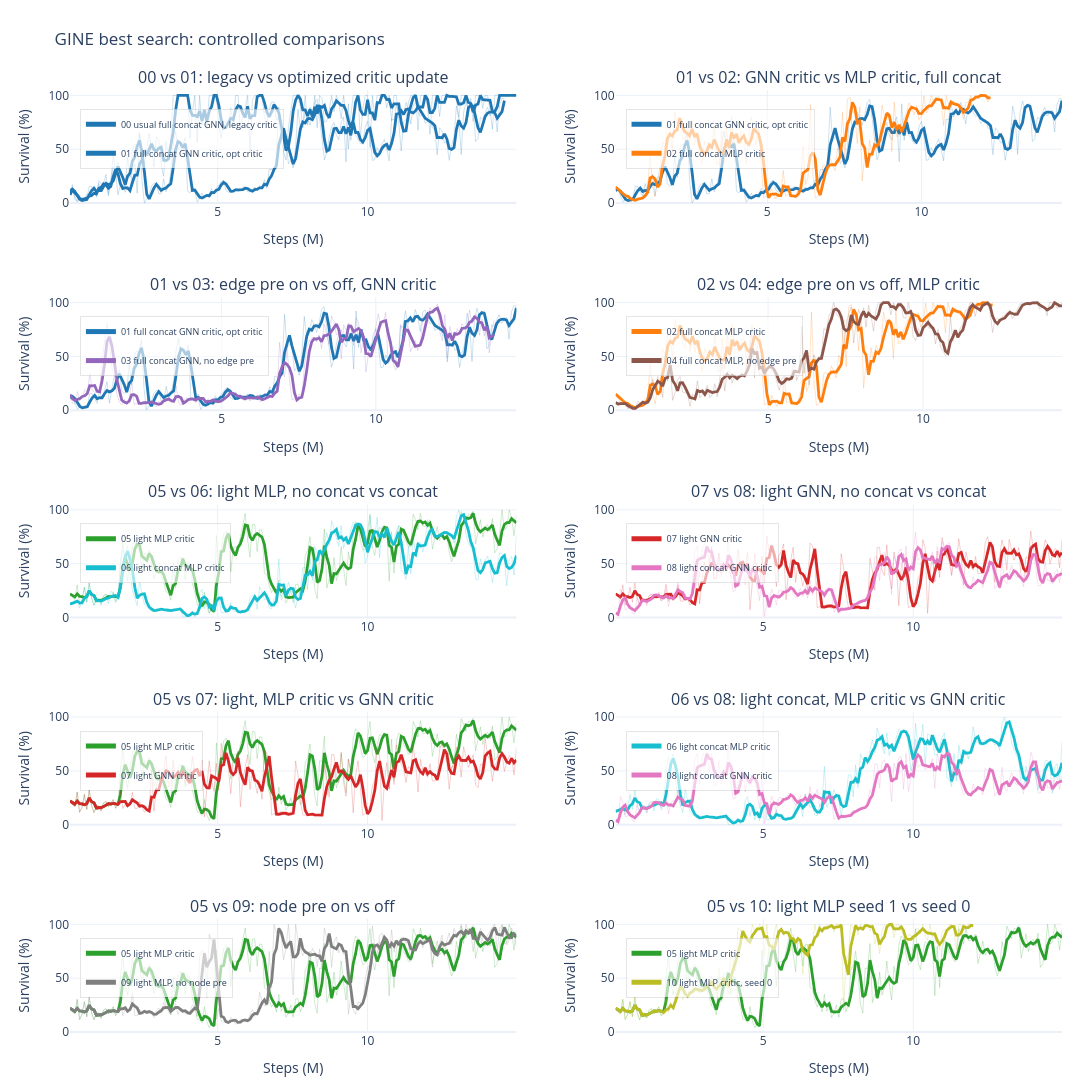

Notebook code cell kept with this figure:
### Code cell
# Controlled comparisons for gine_best_search.
# Each subplot changes one main knob, when both runs are available in history_df.
GINE_BEST_COMPARISONS = [
    (
        "00 vs 01: legacy vs optimized critic update",
        "best_00_rerun_usual_shared_gine_a4_concat_flat_s1",
        "best_01_full_concat_gnn_optcritic_s1",
    ),
    (
        "01 vs 02: GNN critic vs MLP critic, full concat",
        "best_01_full_concat_gnn_optcritic_s1",
        "best_02_full_concat_mlp_optcritic_s1",
    ),
    (
        "01 vs 03: edge pre on vs off, GNN critic",
        "best_01_full_concat_gnn_optcritic_s1",
        "best_03_full_concat_no_edge_gnn_optcritic_s1",
    ),
    (
        "02 vs 04: edge pre on vs off, MLP critic",
        "best_02_full_concat_mlp_optcritic_s1",
        "best_04_full_concat_no_edge_mlp_optcritic_s1",
    ),
    (
        "05 vs 06: light MLP, no concat vs concat",
        "best_05_light_mlp_s1",
        "best_06_light_concat_mlp_s1",
    ),
    (
        "07 vs 08: light GNN, no concat vs concat",
        "best_07_light_gnn_s1",
        "best_08_light_concat_gnn_s1",
    ),
    (
        "05 vs 07: light, MLP critic vs GNN critic",
        "best_05_light_mlp_s1",
        "best_07_light_gnn_s1",
    ),
    (
        "06 vs 08: light concat, MLP critic vs GNN critic",
        "best_06_light_concat_mlp_s1",
        "best_08_light_concat_gnn_s1",
    ),
    (
        "05 vs 09: node pre on vs off",
        "best_05_light_mlp_s1",
        "best_09_light_no_node_pre_mlp_s1",
    ),
    (
        "05 vs 10: light MLP seed 1 vs seed 0",
        "best_05_light_mlp_s1",
        "best_10_rerun_light_mlp_s0",
    ),
]


def gine_best_pair(left, right):
    specs = []
    for run_name in [left, right]:
        resolved_name = GINE_BEST_RUN_NAMES.get(run_name)
        if resolved_name is None:
            continue
        label = GINE_BEST_LABELS.get(run_name, run_name)
        specs.append(make_run(resolved_name, color=GINE_BEST_COLORS.get(run_name), label=label))
    return specs


gine_best_pair_groups = []
for title, left, right in GINE_BEST_COMPARISONS:
    specs = gine_best_pair(left, right)
    if len(specs) == 2:
        gine_best_pair_groups.append((title, specs))
    else:
        print(f"Skipping comparison with missing data: {title}")

fig_gine_best_pairs = plot_run_groups(
    gine_best_pair_groups,
    split="test",
    smooth=3,
    show_raw=True,
    title="GINE best search: controlled comparisons",
    y_range=[0, 105],
    ncols=2,
    subplot_height=380,
    width=1600,
    save_name="gine_best_search_controlled_comparisons",
)
fig_gine_best_pairs

### Figure 1 — Plotly figure (JSON) as saved in the notebook; plotly's stock layout.template omitted (floating-point values rounded to 4 significant figures; data arrays with more than 128 entries replaced by an {"elided": "..."} marker saying what was removed)
{"data": [{"hovertemplate": "<b>%{fullData.name}</b><br>metric: test/charts/episodic_survival<br>step: %{x:.2f}M<br>value: %{y:.3f}<extra></extra>", "legend": "legend", "legendgroup": "subplot1:00 usual full concat GNN, legacy critic", "line": {"color": "#1f77b4", "dash": "solid", "width": 1}, "mode": "lines", "name": "00 usual full concat GNN, legacy critic raw", "opacity": 0.22, "showlegend": false, "type": "scatter", "x": {"elided": "187 float values"}, "xaxis": "x", "y": {"elided": "187 float values"}, "yaxis": "y"}, {"hovertemplate": "<b>%{fullData.name}</b><br>metric: test/charts/episodic_survival<br>step: %{x:.2f}M<br>value: %{y:.3f}<extra></extra>", "legend": "legend", "legendgroup": "subplot1:00 usual full concat GNN, legacy critic", "line": {"color": "#1f77b4", "dash": "solid", "width": 2.8}, "mode": "lines", "name": "00 usual full concat GNN, legacy critic", "showlegend": true, "type": "scatter", "x": {"elided": "187 float values"}, "xaxis": "x", "y": {"elided": "187 float values"}, "yaxis": "y"}, {"hovertemplate": "<b>%{fullData.name}</b><br>metric: test/charts/episodic_survival<br>step: %{x:.2f}M<br>value: %{y:.3f}<extra></extra>", "legend": "legend", "legendgroup": "subplot1:01 full concat GNN critic, opt critic", "line": {"color": "#1f77b4", "dash": "solid", "width": 1}, "mode": "lines", "name": "01 full concat GNN critic, opt critic raw", "opacity": 0.22, "showlegend": false, "type": "scatter", "x": {"elided": "182 float values"}, "xaxis": "x", "y": {"elided": "182 float values"}, "yaxis": "y"}, {"hovertemplate": "<b>%{fullData.name}</b><br>metric: test/charts/episodic_survival<br>step: %{x:.2f}M<br>value: %{y:.3f}<extra></extra>", "legend": "legend", "legendgroup": "subplot1:01 full concat GNN critic, opt critic", "line": {"color": "#1f77b4", "dash": "solid", "width": 2.8}, "mode": "lines", "name": "01 full concat GNN critic, opt critic", "showlegend": true, "type": "scatter", "x": {"elided": "182 float values"}, "xaxis": "x", "y": {"elided": "182 float values"}, "yaxis": "y"}, {"hovertemplate": "<b>%{fullData.name}</b><br>metric: test/charts/episodic_survival<br>step: %{x:.2f}M<br>value: %{y:.3f}<extra></extra>", "legend": "legend2", "legendgroup": "subplot2:01 full concat GNN critic, opt critic", "line": {"color": "#1f77b4", "dash": "solid", "width": 1}, "mode": "lines", "name": "01 full concat GNN critic, opt critic raw", "opacity": 0.22, "showlegend": false, "type": "scatter", "x": {"elided": "182 float values"}, "xaxis": "x2", "y": {"elided": "182 float values"}, "yaxis": "y2"}, {"hovertemplate": "<b>%{fullData.name}</b><br>metric: test/charts/episodic_survival<br>step: %{x:.2f}M<br>value: %{y:.3f}<extra></extra>", "legend": "legend2", "legendgroup": "subplot2:01 full concat GNN critic, opt critic", "line": {"color": "#1f77b4", "dash": "solid", "width": 2.8}, "mode": "lines", "name": "01 full concat GNN critic, opt critic", "showlegend": true, "type": "scatter", "x": {"elided": "182 float values"}, "xaxis": "x2", "y": {"elided": "182 float values"}, "yaxis": "y2"}, {"hovertemplate": "<b>%{fullData.name}</b><br>metric: test/charts/episodic_survival<br>step: %{x:.2f}M<br>value: %{y:.3f}<extra></extra>", "legend": "legend2", "legendgroup": "subplot2:02 full concat MLP critic", "line": {"color": "#ff7f0e", "dash": "solid", "width": 1}, "mode": "lines", "name": "02 full concat MLP critic raw", "opacity": 0.22, "showlegend": false, "type": "scatter", "x": {"elided": "153 float values"}, "xaxis": "x2", "y": {"elided": "153 float values"}, "yaxis": "y2"}, {"hovertemplate": "<b>%{fullData.name}</b><br>metric: test/charts/episodic_survival<br>step: %{x:.2f}M<br>value: %{y:.3f}<extra></extra>", "legend": "legend2", "legendgroup": "subplot2:02 full concat MLP critic", "line": {"color": "#ff7f0e", "dash": "solid", "width": 2.8}, "mode": "lines", "name": "02 full concat MLP critic", "showlegend": true, "type": "scatter", "x": {"elided": "153 float values"}, "xaxis": "x2", "y": {"elided": "153 float values"}, "yaxis": "y2"}, {"hovertemplate": "<b>%{fullData.name}</b><br>metric: test/charts/episodic_survival<br>step: %{x:.2f}M<br>value: %{y:.3f}<extra></extra>", "legend": "legend3", "legendgroup": "subplot3:01 full concat GNN critic, opt critic", "line": {"color": "#1f77b4", "dash": "solid", "width": 1}, "mode": "lines", "name": "01 full concat GNN critic, opt critic raw", "opacity": 0.22, "showlegend": false, "type": "scatter", "x": {"elided": "182 float values"}, "xaxis": "x3", "y": {"elided": "182 float values"}, "yaxis": "y3"}, {"hovertemplate": "<b>%{fullData.name}</b><br>metric: test/charts/episodic_survival<br>step: %{x:.2f}M<br>value: %{y:.3f}<extra></extra>", "legend": "legend3", "legendgroup": "subplot3:01 full concat GNN critic, opt critic", "line": {"color": "#1f77b4", "dash": "solid", "width": 2.8}, "mode": "lines", "name": "01 full concat GNN critic, opt critic", "showlegend": true, "type": "scatter", "x": {"elided": "182 float values"}, "xaxis": "x3", "y": {"elided": "182 float values"}, "yaxis": "y3"}, {"hovertemplate": "<b>%{fullData.name}</b><br>metric: test/charts/episodic_survival<br>step: %{x:.2f}M<br>value: %{y:.3f}<extra></extra>", "legend": "legend3", "legendgroup": "subplot3:03 full concat GNN, no edge pre", "line": {"color": "#9467bd", "dash": "solid", "width": 1}, "mode": "lines", "name": "03 full concat GNN, no edge pre raw", "opacity": 0.22, "showlegend": false, "type": "scatter", "x": {"elided": "173 float values"}, "xaxis": "x3", "y": {"elided": "173 float values"}, "yaxis": "y3"}, {"hovertemplate": "<b>%{fullData.name}</b><br>metric: test/charts/episodic_survival<br>step: %{x:.2f}M<br>value: %{y:.3f}<extra></extra>", "legend": "legend3", "legendgroup": "subplot3:03 full concat GNN, no edge pre", "line": {"color": "#9467bd", "dash": "solid", "width": 2.8}, "mode": "lines", "name": "03 full concat GNN, no edge pre", "showlegend": true, "type": "scatter", "x": {"elided": "173 float values"}, "xaxis": "x3", "y": {"elided": "173 float values"}, "yaxis": "y3"}, {"hovertemplate": "<b>%{fullData.name}</b><br>metric: test/charts/episodic_survival<br>step: %{x:.2f}M<br>value: %{y:.3f}<extra></extra>", "legend": "legend4", "legendgroup": "subplot4:02 full concat MLP critic", "line": {"color": "#ff7f0e", "dash": "solid", "width": 1}, "mode": "lines", "name": "02 full concat MLP critic raw", "opacity": 0.22, "showlegend": false, "type": "scatter", "x": {"elided": "153 float values"}, "xaxis": "x4", "y": {"elided": "153 float values"}, "yaxis": "y4"}, {"hovertemplate": "<b>%{fullData.name}</b><br>metric: test/charts/episodic_survival<br>step: %{x:.2f}M<br>value: %{y:.3f}<extra></extra>", "legend": "legend4", "legendgroup": "subplot4:02 full concat MLP critic", "line": {"color": "#ff7f0e", "dash": "solid", "width": 2.8}, "mode": "lines", "name": "02 full concat MLP critic", "showlegend": true, "type": "scatter", "x": {"elided": "153 float values"}, "xaxis": "x4", "y": {"elided": "153 float values"}, "yaxis": "y4"}, {"hovertemplate": "<b>%{fullData.name}</b><br>metric: test/charts/episodic_survival<br>step: %{x:.2f}M<br>value: %{y:.3f}<extra></extra>", "legend": "legend4", "legendgroup": "subplot4:04 full concat MLP, no edge pre", "line": {"color": "#8c564b", "dash": "solid", "width": 1}, "mode": "lines", "name": "04 full concat MLP, no edge pre raw", "opacity": 0.22, "showlegend": false, "type": "scatter", "x": {"elided": "181 float values"}, "xaxis": "x4", "y": {"elided": "181 float values"}, "yaxis": "y4"}, {"hovertemplate": "<b>%{fullData.name}</b><br>metric: test/charts/episodic_survival<br>step: %{x:.2f}M<br>value: %{y:.3f}<extra></extra>", "legend": "legend4", "legendgroup": "subplot4:04 full concat MLP, no edge pre", "line": {"color": "#8c564b", "dash": "solid", "width": 2.8}, "mode": "lines", "name": "04 full concat MLP, no edge pre", "showlegend": true, "type": "scatter", "x": {"elided": "181 float values"}, "xaxis": "x4", "y": {"elided": "181 float values"}, "yaxis": "y4"}, {"hovertemplate": "<b>%{fullData.name}</b><br>metric: test/charts/episodic_survival<br>step: %{x:.2f}M<br>value: %{y:.3f}<extra></extra>", "legend": "legend5", "legendgroup": "subplot5:05 light MLP critic", "line": {"color": "#2ca02c", "dash": "solid", "width": 1}, "mode": "lines", "name": "05 light MLP critic raw", "opacity": 0.22, "showlegend": false, "type": "scatter", "x": {"elided": "187 float values"}, "xaxis": "x5", "y": {"elided": "187 float values"}, "yaxis": "y5"}, {"hovertemplate": "<b>%{fullData.name}</b><br>metric: test/charts/episodic_survival<br>step: %{x:.2f}M<br>value: %{y:.3f}<extra></extra>", "legend": "legend5", "legendgroup": "subplot5:05 light MLP critic", "line": {"color": "#2ca02c", "dash": "solid", "width": 2.8}, "mode": "lines", "name": "05 light MLP critic", "showlegend": true, "type": "scatter", "x": {"elided": "187 float values"}, "xaxis": "x5", "y": {"elided": "187 float values"}, "yaxis": "y5"}, {"hovertemplate": "<b>%{fullData.name}</b><br>metric: test/charts/episodic_survival<br>step: %{x:.2f}M<br>value: %{y:.3f}<extra></extra>", "legend": "legend5", "legendgroup": "subplot5:06 light concat MLP critic", "line": {"color": "#17becf", "dash": "solid", "width": 1}, "mode": "lines", "name": "06 light concat MLP critic raw", "opacity": 0.22, "showlegend": false, "type": "scatter", "x": {"elided": "187 float values"}, "xaxis": "x5", "y": {"elided": "187 float values"}, "yaxis": "y5"}, {"hovertemplate": "<b>%{fullData.name}</b><br>metric: test/charts/episodic_survival<br>step: %{x:.2f}M<br>value: %{y:.3f}<extra></extra>", "legend": "legend5", "legendgroup": "subplot5:06 light concat MLP critic", "line": {"color": "#17becf", "dash": "solid", "width": 2.8}, "mode": "lines", "name": "06 light concat MLP critic", "showlegend": true, "type": "scatter", "x": {"elided": "187 float values"}, "xaxis": "x5", "y": {"elided": "187 float values"}, "yaxis": "y5"}, {"hovertemplate": "<b>%{fullData.name}</b><br>metric: test/charts/episodic_survival<br>step: %{x:.2f}M<br>value: %{y:.3f}<extra></extra>", "legend": "legend6", "legendgroup": "subplot6:07 light GNN critic", "line": {"color": "#d62728", "dash": "solid", "width": 1}, "mode": "lines", "name": "07 light GNN critic raw", "opacity": 0.22, "showlegend": false, "type": "scatter", "x": {"elided": "187 float values"}, "xaxis": "x6", "y": {"elided": "187 float values"}, "yaxis": "y6"}, {"hovertemplate": "<b>%{fullData.name}</b><br>metric: test/charts/episodic_survival<br>step: %{x:.2f}M<br>value: %{y:.3f}<extra></extra>", "legend": "legend6", "legendgroup": "subplot6:07 light GNN critic", "line": {"color": "#d62728", "dash": "solid", "width": 2.8}, "mode": "lines", "name": "07 light GNN critic", "showlegend": true, "type": "scatter", "x": {"elided": "187 float values"}, "xaxis": "x6", "y": {"elided": "187 float values"}, "yaxis": "y6"}, {"hovertemplate": "<b>%{fullData.name}</b><br>metric: test/charts/episodic_survival<br>step: %{x:.2f}M<br>value: %{y:.3f}<extra></extra>", "legend": "legend6", "legendgroup": "subplot6:08 light concat GNN critic", "line": {"color": "#e377c2", "dash": "solid", "width": 1}, "mode": "lines", "name": "08 light concat GNN critic raw", "opacity": 0.22, "showlegend": false, "type": "scatter", "x": {"elided": "187 float values"}, "xaxis": "x6", "y": {"elided": "187 float values"}, "yaxis": "y6"}, {"hovertemplate": "<b>%{fullData.name}</b><br>metric: test/charts/episodic_survival<br>step: %{x:.2f}M<br>value: %{y:.3f}<extra></extra>", "legend": "legend6", "legendgroup": "subplot6:08 light concat GNN critic", "line": {"color": "#e377c2", "dash": "solid", "width": 2.8}, "mode": "lines", "name": "08 light concat GNN critic", "showlegend": true, "type": "scatter", "x": {"elided": "187 float values"}, "xaxis": "x6", "y": {"elided": "187 float values"}, "yaxis": "y6"}, {"hovertemplate": "<b>%{fullData.name}</b><br>metric: test/charts/episodic_survival<br>step: %{x:.2f}M<br>value: %{y:.3f}<extra></extra>", "legend": "legend7", "legendgroup": "subplot7:05 light MLP critic", "line": {"color": "#2ca02c", "dash": "solid", "width": 1}, "mode": "lines", "name": "05 light MLP critic raw", "opacity": 0.22, "showlegend": false, "type": "scatter", "x": {"elided": "187 float values"}, "xaxis": "x7", "y": {"elided": "187 float values"}, "yaxis": "y7"}, {"hovertemplate": "<b>%{fullData.name}</b><br>metric: test/charts/episodic_survival<br>step: %{x:.2f}M<br>value: %{y:.3f}<extra></extra>", "legend": "legend7", "legendgroup": "subplot7:05 light MLP critic", "line": {"color": "#2ca02c", "dash": "solid", "width": 2.8}, "mode": "lines", "name": "05 light MLP critic", "showlegend": true, "type": "scatter", "x": {"elided": "187 float values"}, "xaxis": "x7", "y": {"elided": "187 float values"}, "yaxis": "y7"}, {"hovertemplate": "<b>%{fullData.name}</b><br>metric: test/charts/episodic_survival<br>step: %{x:.2f}M<br>value: %{y:.3f}<extra></extra>", "legend": "legend7", "legendgroup": "subplot7:07 light GNN critic", "line": {"color": "#d62728", "dash": "solid", "width": 1}, "mode": "lines", "name": "07 light GNN critic raw", "opacity": 0.22, "showlegend": false, "type": "scatter", "x": {"elided": "187 float values"}, "xaxis": "x7", "y": {"elided": "187 float values"}, "yaxis": "y7"}, {"hovertemplate": "<b>%{fullData.name}</b><br>metric: test/charts/episodic_survival<br>step: %{x:.2f}M<br>value: %{y:.3f}<extra></extra>", "legend": "legend7", "legendgroup": "subplot7:07 light GNN critic", "line": {"color": "#d62728", "dash": "solid", "width": 2.8}, "mode": "lines", "name": "07 light GNN critic", "showlegend": true, "type": "scatter", "x": {"elided": "187 float values"}, "xaxis": "x7", "y": {"elided": "187 float values"}, "yaxis": "y7"}, {"hovertemplate": "<b>%{fullData.name}</b><br>metric: test/charts/episodic_survival<br>step: %{x:.2f}M<br>value: %{y:.3f}<extra></extra>", "legend": "legend8", "legendgroup": "subplot8:06 light concat MLP critic", "line": {"color": "#17becf", "dash": "solid", "width": 1}, "mode": "lines", "name": "06 light concat MLP critic raw", "opacity": 0.22, "showlegend": false, "type": "scatter", "x": {"elided": "187 float values"}, "xaxis": "x8", "y": {"elided": "187 float values"}, "yaxis": "y8"}, {"hovertemplate": "<b>%{fullData.name}</b><br>metric: test/charts/episodic_survival<br>step: %{x:.2f}M<br>value: %{y:.3f}<extra></extra>", "legend": "legend8", "legendgroup": "subplot8:06 light concat MLP critic", "line": {"color": "#17becf", "dash": "solid", "width": 2.8}, "mode": "lines", "name": "06 light concat MLP critic", "showlegend": true, "type": "scatter", "x": {"elided": "187 float values"}, "xaxis": "x8", "y": {"elided": "187 float values"}, "yaxis": "y8"}, {"hovertemplate": "<b>%{fullData.name}</b><br>metric: test/charts/episodic_survival<br>step: %{x:.2f}M<br>value: %{y:.3f}<extra></extra>", "legend": "legend8", "legendgroup": "subplot8:08 light concat GNN critic", "line": {"color": "#e377c2", "dash": "solid", "width": 1}, "mode": "lines", "name": "08 light concat GNN critic raw", "opacity": 0.22, "showlegend": false, "type": "scatter", "x": {"elided": "187 float values"}, "xaxis": "x8", "y": {"elided": "187 float values"}, "yaxis": "y8"}, {"hovertemplate": "<b>%{fullData.name}</b><br>metric: test/charts/episodic_survival<br>step: %{x:.2f}M<br>value: %{y:.3f}<extra></extra>", "legend": "legend8", "legendgroup": "subplot8:08 light concat GNN critic", "line": {"color": "#e377c2", "dash": "solid", "width": 2.8}, "mode": "lines", "name": "08 light concat GNN critic", "showlegend": true, "type": "scatter", "x": {"elided": "187 float values"}, "xaxis": "x8", "y": {"elided": "187 float values"}, "yaxis": "y8"}, {"hovertemplate": "<b>%{fullData.name}</b><br>metric: test/charts/episodic_survival<br>step: %{x:.2f}M<br>value: %{y:.3f}<extra></extra>", "legend": "legend9", "legendgroup": "subplot9:05 light MLP critic", "line": {"color": "#2ca02c", "dash": "solid", "width": 1}, "mode": "lines", "name": "05 light MLP critic raw", "opacity": 0.22, "showlegend": false, "type": "scatter", "x": {"elided": "187 float values"}, "xaxis": "x9", "y": {"elided": "187 float values"}, "yaxis": "y9"}, {"hovertemplate": "<b>%{fullData.name}</b><br>metric: test/charts/episodic_survival<br>step: %{x:.2f}M<br>value: %{y:.3f}<extra></extra>", "legend": "legend9", "legendgroup": "subplot9:05 light MLP critic", "line": {"color": "#2ca02c", "dash": "solid", "width": 2.8}, "mode": "lines", "name": "05 light MLP critic", "showlegend": true, "type": "scatter", "x": {"elided": "187 float values"}, "xaxis": "x9", "y": {"elided": "187 float values"}, "yaxis": "y9"}, {"hovertemplate": "<b>%{fullData.name}</b><br>metric: test/charts/episodic_survival<br>step: %{x:.2f}M<br>value: %{y:.3f}<extra></extra>", "legend": "legend9", "legendgroup": "subplot9:09 light MLP, no node pre", "line": {"color": "#7f7f7f", "dash": "solid", "width": 1}, "mode": "lines", "name": "09 light MLP, no node pre raw", "opacity": 0.22, "showlegend": false, "type": "scatter", "x": {"elided": "187 float values"}, "xaxis": "x9", "y": {"elided": "187 float values"}, "yaxis": "y9"}, {"hovertemplate": "<b>%{fullData.name}</b><br>metric: test/charts/episodic_survival<br>step: %{x:.2f}M<br>value: %{y:.3f}<extra></extra>", "legend": "legend9", "legendgroup": "subplot9:09 light MLP, no node pre", "line": {"color": "#7f7f7f", "dash": "solid", "width": 2.8}, "mode": "lines", "name": "09 light MLP, no node pre", "showlegend": true, "type": "scatter", "x": {"elided": "187 float values"}, "xaxis": "x9", "y": {"elided": "187 float values"}, "yaxis": "y9"}, {"hovertemplate": "<b>%{fullData.name}</b><br>metric: test/charts/episodic_survival<br>step: %{x:.2f}M<br>value: %{y:.3f}<extra></extra>", "legend": "legend10", "legendgroup": "subplot10:05 light MLP critic", "line": {"color": "#2ca02c", "dash": "solid", "width": 1}, "mode": "lines", "name": "05 light MLP critic raw", "opacity": 0.22, "showlegend": false, "type": "scatter", "x": {"elided": "187 float values"}, "xaxis": "x10", "y": {"elided": "187 float values"}, "yaxis": "y10"}, {"hovertemplate": "<b>%{fullData.name}</b><br>metric: test/charts/episodic_survival<br>step: %{x:.2f}M<br>value: %{y:.3f}<extra></extra>", "legend": "legend10", "legendgroup": "subplot10:05 light MLP critic", "line": {"color": "#2ca02c", "dash": "solid", "width": 2.8}, "mode": "lines", "name": "05 light MLP critic", "showlegend": true, "type": "scatter", "x": {"elided": "187 float values"}, "xaxis": "x10", "y": {"elided": "187 float values"}, "yaxis": "y10"}, {"hovertemplate": "<b>%{fullData.name}</b><br>metric: test/charts/episodic_survival<br>step: %{x:.2f}M<br>value: %{y:.3f}<extra></extra>", "legend": "legend10", "legendgroup": "subplot10:10 light MLP critic, seed 0", "line": {"color": "#bcbd22", "dash": "solid", "width": 1}, "mode": "lines", "name": "10 light MLP critic, seed 0 raw", "opacity": 0.22, "showlegend": false, "type": "scatter", "x": {"elided": "150 float values"}, "xaxis": "x10", "y": {"elided": "150 float values"}, "yaxis": "y10"}, {"hovertemplate": "<b>%{fullData.name}</b><br>metric: test/charts/episodic_survival<br>step: %{x:.2f}M<br>value: %{y:.3f}<extra></extra>", "legend": "legend10", "legendgroup": "subplot10:10 light MLP critic, seed 0", "line": {"color": "#bcbd22", "dash": "solid", "width": 2.8}, "mode": "lines", "name": "10 light MLP critic, seed 0", "showlegend": true, "type": "scatter", "x": {"elided": "150 float values"}, "xaxis": "x10", "y": {"elided": "150 float values"}, "yaxis": "y10"}], "layout": {"annotations": [{"font": {"size": 16}, "showarrow": false, "text": "00 vs 01: legacy vs optimized critic update", "x": 0.225, "xanchor": "center", "xref": "paper", "y": 1, "yanchor": "bottom", "yref": "paper"}, {"font": {"size": 16}, "showarrow": false, "text": "01 vs 02: GNN critic vs MLP critic, full concat", "x": 0.775, "xanchor": "center", "xref": "paper", "y": 1, "yanchor": "bottom", "yref": "paper"}, {"font": {"size": 16}, "showarrow": false, "text": "01 vs 03: edge pre on vs off, GNN critic", "x": 0.225, "xanchor": "center", "xref": "paper", "y": 0.78, "yanchor": "bottom", "yref": "paper"}, {"font": {"size": 16}, "showarrow": false, "text": "02 vs 04: edge pre on vs off, MLP critic", "x": 0.775, "xanchor": "center", "xref": "paper", "y": 0.78, "yanchor": "bottom", "yref": "paper"}, {"font": {"size": 16}, "showarrow": false, "text": "05 vs 06: light MLP, no concat vs concat", "x": 0.225, "xanchor": "center", "xref": "paper", "y": 0.56, "yanchor": "bottom", "yref": "paper"}, {"font": {"size": 16}, "showarrow": false, "text": "07 vs 08: light GNN, no concat vs concat", "x": 0.775, "xanchor": "center", "xref": "paper", "y": 0.56, "yanchor": "bottom", "yref": "paper"}, {"font": {"size": 16}, "showarrow": false, "text": "05 vs 07: light, MLP critic vs GNN critic", "x": 0.225, "xanchor": "center", "xref": "paper", "y": 0.34, "yanchor": "bottom", "yref": "paper"}, {"font": {"size": 16}, "showarrow": false, "text": "06 vs 08: light concat, MLP critic vs GNN critic", "x": 0.775, "xanchor": "center", "xref": "paper", "y": 0.34, "yanchor": "bottom", "yref": "paper"}, {"font": {"size": 16}, "showarrow": false, "text": "05 vs 09: node pre on vs off", "x": 0.225, "xanchor": "center", "xref": "paper", "y": 0.12, "yanchor": "bottom", "yref": "paper"}, {"font": {"size": 16}, "showarrow": false, "text": "05 vs 10: light MLP seed 1 vs seed 0", "x": 0.775, "xanchor": "center", "xref": "paper", "y": 0.12, "yanchor": "bottom", "yref": "paper"}], "height": 1900, "hovermode": "x unified", "legend": {"bgcolor": "rgba(255,255,255,0.62)", "bordercolor": "rgba(0,0,0,0.10)", "borderwidth": 1, "font": {"size": 9}, "itemsizing": "constant", "orientation": "v", "x": 0.01, "xanchor": "left", "y": 0.98, "yanchor": "top"}, "legend10": {"bgcolor": "rgba(255,255,255,0.62)", "bordercolor": "rgba(0,0,0,0.10)", "borderwidth": 1, "font": {"size": 9}, "itemsizing": "constant", "orientation": "v", "x": 0.56, "xanchor": "left", "y": 0.1, "yanchor": "top"}, "legend2": {"bgcolor": "rgba(255,255,255,0.62)", "bordercolor": "rgba(0,0,0,0.10)", "borderwidth": 1, "font": {"size": 9}, "itemsizing": "constant", "orientation": "v", "x": 0.56, "xanchor": "left", "y": 0.98, "yanchor": "top"}, "legend3": {"bgcolor": "rgba(255,255,255,0.62)", "bordercolor": "rgba(0,0,0,0.10)", "borderwidth": 1, "font": {"size": 9}, "itemsizing": "constant", "orientation": "v", "x": 0.01, "xanchor": "left", "y": 0.76, "yanchor": "top"}, "legend4": {"bgcolor": "rgba(255,255,255,0.62)", "bordercolor": "rgba(0,0,0,0.10)", "borderwidth": 1, "font": {"size": 9}, "itemsizing": "constant", "orientation": "v", "x": 0.56, "xanchor": "left", "y": 0.76, "yanchor": "top"}, "legend5": {"bgcolor": "rgba(255,255,255,0.62)", "bordercolor": "rgba(0,0,0,0.10)", "borderwidth": 1, "font": {"size": 9}, "itemsizing": "constant", "orientation": "v", "x": 0.01, "xanchor": "left", "y": 0.54, "yanchor": "top"}, "legend6": {"bgcolor": "rgba(255,255,255,0.62)", "bordercolor": "rgba(0,0,0,0.10)", "borderwidth": 1, "font": {"size": 9}, "itemsizing": "constant", "orientation": "v", "x": 0.56, "xanchor": "left", "y": 0.54, "yanchor": "top"}, "legend7": {"bgcolor": "rgba(255,255,255,0.62)", "bordercolor": "rgba(0,0,0,0.10)", "borderwidth": 1, "font": {"size": 9}, "itemsizing": "constant", "orientation": "v", "x": 0.01, "xanchor": "left", "y": 0.32, "yanchor": "top"}, "legend8": {"bgcolor": "rgba(255,255,255,0.62)", "bordercolor": "rgba(0,0,0,0.10)", "borderwidth": 1, "font": {"size": 9}, "itemsizing": "constant", "orientation": "v", "x": 0.56, "xanchor": "left", "y": 0.32, "yanchor": "top"}, "legend9": {"bgcolor": "rgba(255,255,255,0.62)", "bordercolor": "rgba(0,0,0,0.10)", "borderwidth": 1, "font": {"size": 9}, "itemsizing": "constant", "orientation": "v", "x": 0.01, "xanchor": "left", "y": 0.1, "yanchor": "top"}, "margin": {"b": 60, "l": 70, "r": 30, "t": 90}, "showlegend": true, "title": {"text": "GINE best search: controlled comparisons"}, "width": 1600, "xaxis": {"anchor": "y", "domain": [0, 0.45], "title": {"text": "Steps (M)"}}, "xaxis10": {"anchor": "y10", "domain": [0.55, 1], "title": {"text": "Steps (M)"}}, "xaxis2": {"anchor": "y2", "domain": [0.55, 1], "title": {"text": "Steps (M)"}}, "xaxis3": {"anchor": "y3", "domain": [0, 0.45], "title": {"text": "Steps (M)"}}, "xaxis4": {"anchor": "y4", "domain": [0.55, 1], "title": {"text": "Steps (M)"}}, "xaxis5": {"anchor": "y5", "domain": [0, 0.45], "title": {"text": "Steps (M)"}}, "xaxis6": {"anchor": "y6", "domain": [0.55, 1], "title": {"text": "Steps (M)"}}, "xaxis7": {"anchor": "y7", "domain": [0, 0.45], "title": {"text": "Steps (M)"}}, "xaxis8": {"anchor": "y8", "domain": [0.55, 1], "title": {"text": "Steps (M)"}}, "xaxis9": {"anchor": "y9", "domain": [0, 0.45], "title": {"text": "Steps (M)"}}, "yaxis": {"anchor": "x", "domain": [0.88, 1], "range": [0, 105], "title": {"text": "Survival (%)"}}, "yaxis10": {"anchor": "x10", "domain": [0, 0.12], "range": [0, 105], "title": {"text": "Survival (%)"}}, "yaxis2": {"anchor": "x2", "domain": [0.88, 1], "range": [0, 105], "title": {"text": "Survival (%)"}}, "yaxis3": {"anchor": "x3", "domain": [0.66, 0.78], "range": [0, 105], "title": {"text": "Survival (%)"}}, "yaxis4": {"anchor": "x4", "domain": [0.66, 0.78], "range": [0, 105], "title": {"text": "Survival (%)"}}, "yaxis5": {"anchor": "x5", "domain": [0.44, 0.56], "range": [0, 105], "title": {"text": "Survival (%)"}}, "yaxis6": {"anchor": "x6", "domain": [0.44, 0.56], "range": [0, 105], "title": {"text": "Survival (%)"}}, "yaxis7": {"anchor": "x7", "domain": [0.22, 0.34], "range": [0, 105], "title": {"text": "Survival (%)"}}, "yaxis8": {"anchor": "x8", "domain": [0.22, 0.34], "range": [0, 105], "title": {"text": "Survival (%)"}}, "yaxis9": {"anchor": "x9", "domain": [0, 0.12], "range": [0, 105], "title": {"text": "Survival (%)"}}}}
